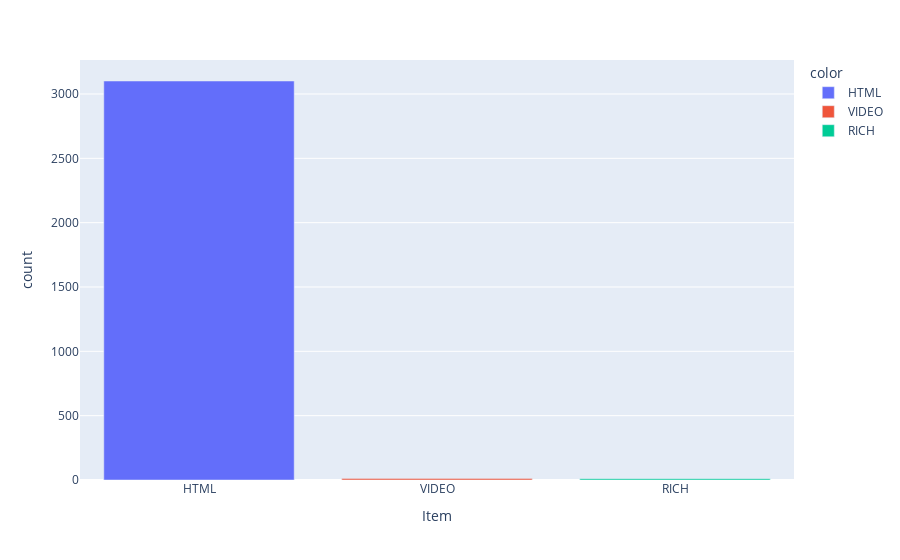

Notebook source saved alongside this figure:
### Markdown cell above
<h3 style="background-color:#78C9EF; text-align:center; color:white; padding:10px " >Type of item on the platform</h3>

### Code cell
fig=px.bar(platform_content['item_type'].value_counts(),
       labels={'index':'Item','value':'count'},
        color=['HTML', 'VIDEO', 'RICH'])
fig.show()

### Figure 1 — Plotly figure (JSON) as saved in the notebook; plotly's stock layout.template omitted (floating-point values rounded to 4 significant figures)
{"data": [{"alignmentgroup": "True", "hovertemplate": "color=HTML<br>Item=%{x}<br>count=%{y}<extra></extra>", "legendgroup": "HTML", "marker": {"color": "#636efa", "pattern": {"shape": ""}}, "name": "HTML", "offsetgroup": "HTML", "orientation": "v", "showlegend": true, "textposition": "auto", "type": "bar", "x": ["HTML"], "xaxis": "x", "y": [3101], "yaxis": "y"}, {"alignmentgroup": "True", "hovertemplate": "color=VIDEO<br>Item=%{x}<br>count=%{y}<extra></extra>", "legendgroup": "VIDEO", "marker": {"color": "#EF553B", "pattern": {"shape": ""}}, "name": "VIDEO", "offsetgroup": "VIDEO", "orientation": "v", "showlegend": true, "textposition": "auto", "type": "bar", "x": ["VIDEO"], "xaxis": "x", "y": [11], "yaxis": "y"}, {"alignmentgroup": "True", "hovertemplate": "color=RICH<br>Item=%{x}<br>count=%{y}<extra></extra>", "legendgroup": "RICH", "marker": {"color": "#00cc96", "pattern": {"shape": ""}}, "name": "RICH", "offsetgroup": "RICH", "orientation": "v", "showlegend": true, "textposition": "auto", "type": "bar", "x": ["RICH"], "xaxis": "x", "y": [10], "yaxis": "y"}], "layout": {"barmode": "relative", "legend": {"title": {"text": "color"}, "tracegroupgap": 0}, "margin": {"t": 60}, "xaxis": {"anchor": "y", "domain": [0, 1], "title": {"text": "Item"}}, "yaxis": {"anchor": "x", "domain": [0, 1], "title": {"text": "count"}}}}
